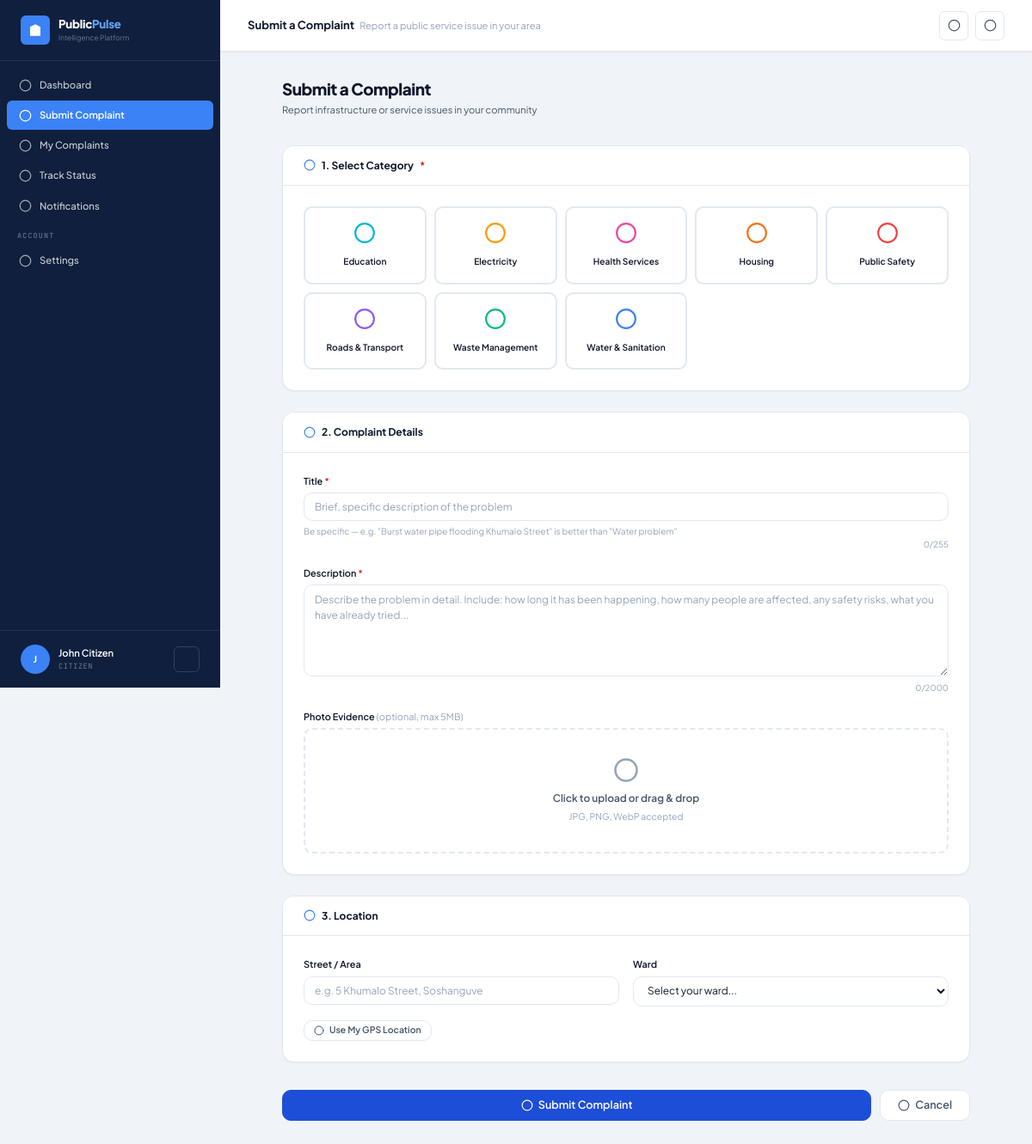
/citizen/submit.php (signed in), run on the app's committed database.
### tables this page shows
CREATE TABLE `users` (
  `id` int(10) UNSIGNED NOT NULL,
  `name` varchar(120) NOT NULL,
  `email` varchar(180) NOT NULL,
  `password` varchar(255) NOT NULL,
  `role` enum('citizen','admin','analyst') NOT NULL DEFAULT 'citizen',
  `phone` varchar(20) DEFAULT NULL,
  `ward` varchar(100) DEFAULT NULL,
  `is_active` tinyint(1) NOT NULL DEFAULT 1,
  `created_at` datetime NOT NULL DEFAULT current_timestamp(),
  `updated_at` datetime NOT NULL DEFAULT current_timestamp() ON UPDATE current_timestamp()
);

CREATE TABLE `categories` (
  `id` int(10) UNSIGNED NOT NULL,
  `name` varchar(100) NOT NULL,
  `slug` varchar(100) NOT NULL,
  `icon` varchar(50) DEFAULT 'tag',
  `color` varchar(20) DEFAULT '#3b82f6',
  `description` text DEFAULT NULL,
  `is_active` tinyint(1) NOT NULL DEFAULT 1,
  `created_at` datetime NOT NULL DEFAULT current_timestamp()
);

### citizen/submit.php (the view, shortened to what the rows shown need)
<?php
require_once __DIR__ . '/../includes/config.php';
require_once __DIR__ . '/../includes/functions.php';
require_once __DIR__ . '/../includes/layout.php';
$user = currentUser();
$success = '';
$categories=Database::fetchAll('SELECT id,name,icon,color,description FROM categories WHERE is_active=1 ORDER BY name');
echo renderHead('Submit Complaint');
echo '<div class="app-shell">';
echo renderSidebar('citizen_submit',$user);
echo '<div class="main-content">';
?>
<div class="page-content">
  <div style="max-width:800px;margin:0 auto">
    <?php if ($success): ?>
      <div style="text-align:center;padding:var(--space-2xl) var(--space-lg)">
        <div style="width:72px;height:72px;background:var(--success-bg);border-radius:50%;display:flex;align-items:center;justify-content:center;margin:0 auto var(--space-lg);color:var(--success)">
          <?= icon('check-circle','',36) ?>
        </div>
        <h2 style="font-size:1.4rem;font-weight:800;margin-bottom:8px">Complaint Submitted!</h2>
        <p style="color:var(--text-secondary);margin-bottom:var(--space-lg)">Your complaint has been received and will be reviewed shortly.</p>
        <div style="background:var(--bg-elevated);border:1px solid var(--border);border-radius:var(--radius-lg);padding:var(--space-lg);display:inline-block;margin-bottom:var(--space-xl)">
          <div style="font-family:var(--font-mono);font-size:.68rem;text-transform:uppercase;letter-spacing:.1em;color:var(--text-muted);margin-bottom:6px">Your Reference Number</div>
          <div style="font-size:1.8rem;font-weight:800;font-family:var(--font-mono);color:var(--primary);letter-spacing:.05em"><?= htmlspecialchars($success) ?></div>
          <div style="font-size:.76rem;color:var(--text-muted);margin-top:4px">Save this number to track your complaint</div>
        </div>
        <div style="display:flex;gap:10px;justify-content:center;flex-wrap:wrap">
          <a href="<?= APP_URL ?>/citizen/complaints.php" class="btn btn-primary"><?= icon('list') ?> View My Complaints</a>
          <a href="<?= APP_URL ?>/citizen/submit.php" class="btn btn-secondary"><?= icon('plus') ?> Submit Another</a>
        </div>
      </div>
    <?php else: ?>
      <form method="POST" enctype="multipart/form-data" id="complaintForm">
        <div class="card" style="margin-bottom:var(--space-lg)">
          <div class="card-body">
            <div class="cat-grid">
              <?php foreach ($categories as $cat): ?>
                <label class="cat-option">
                  <div class="cat-card">
                    <div style="color:<?= htmlspecialchars($cat['color']) ?>"><?= icon($cat['icon']??'tag','',26) ?></div>
                    <div class="cat-card-name"><?= htmlspecialchars($cat['name']) ?></div>
                  </div>
                </label>
              <?php endforeach; ?>
            </div>
          </div>
        </div>
      </form>
    <?php endif; ?>
  </div>
</div>
<?= renderFoot() ?>

### includes/layout.php (shortened to what the rows shown need)
<?php
require_once __DIR__ . '/icons.php';
function renderHead(string $title, array $extraCss = []): string
{
    $base   = APP_URL;
    $csrf   = csrfToken();
    $role   = $_SESSION['user_role'] ?? 'citizen';
    $extras = implode("\n", array_map(fn($h) => "<link rel=\"stylesheet\" href=\"{$h}\">", $extraCss));
    return <<<HTML
<!DOCTYPE html>
<html lang="en">
<head>
<meta charset="UTF-8">
<meta name="viewport" content="width=device-width,initial-scale=1">
<meta name="csrf-token" content="{$csrf}">
<title>{$title} — PublicPulse AI</title>
<link rel="preconnect" href="https://fonts.googleapis.com">
<link rel="preconnect" href="https://fonts.gstatic.com" crossorigin>
<link href="https://fonts.googleapis.com/css2?family=Plus+Jakarta+Sans:wght@300;400;500;600;700;800&family=JetBrains+Mono:wght@400;500;600&display=swap" rel="stylesheet">
<link rel="stylesheet" href="{$base}/assets/css/app.css">
{$extras}
<script src="https://cdn.jsdelivr.net/npm/chart.js@4.4.0/dist/chart.umd.min.js"></script>
<script>
  const PP_URL = '{$base}';
  const PP_ROLE = '{$role}';
</script>
</head>
<body>
HTML;
}
function renderSidebar(string $active = '', ?array $user = null): string
{
    $base  = APP_URL;
    $role  = $user['role'] ?? 'citizen';
    $name  = htmlspecialchars($user['name'] ?? 'User');
    $init  = strtoupper(mb_substr($user['name'] ?? 'U', 0, 1));
    $roles = ['admin' => 'Administrator', 'analyst' => 'Data Analyst', 'citizen' => 'Citizen'];
    $rl    = $roles[$role] ?? 'User';
    $openCount = _getSidebarOpenCount();
    $logoSvg = '<svg width="18" height="18" viewBox="0 0 24 24" fill="white" stroke="none"><path d="M3 21h18M4 21V7l8-4 8 4v14M9 21V12h6v9M9 9h1m4 0h1M9 15h1m4 0h1"/></svg>';
    $nav = '';
    if ($role === 'citizen') {
        $nav .= _navItem($base.'/citizen/dashboard.php',    'dashboard',   'Dashboard',         'citizen_dashboard',  $active);
        $nav .= _navItem($base.'/citizen/submit.php',       'plus-circle', 'Submit Complaint',  'citizen_submit',     $active);
        $nav .= _navItem($base.'/citizen/complaints.php',   'list',        'My Complaints',     'citizen_complaints', $active);
        $nav .= _navItem($base.'/citizen/track.php',        'search',      'Track Status',      'citizen_track',      $active);
        $nav .= _navItem($base.'/citizen/notifications.php','bell',        'Notifications',     'citizen_notif',      $active);
    }
    $nav .= _navSection('Account');
    $nav .= _navItem($base.'/settings.php', 'settings', 'Settings', 'settings', $active);
    return <<<HTML
<aside class="sidebar" id="appSidebar">
  <div class="sidebar-logo">
    <div class="sidebar-logo-icon">{$logoSvg}</div>
    <div>
      <div class="sidebar-logo-text">Public<span>Pulse</span></div>
      <div class="sidebar-logo-sub">Intelligence Platform</div>
    </div>
  </div>
  <nav class="sidebar-nav">{$nav}</nav>
  <div class="sidebar-footer">
    <div class="sidebar-user">
      <div class="avatar">{$init}</div>
      <div class="user-meta" style="flex:1;min-width:0">
        <div class="user-name">{$name}</div>
        <div class="user-role">{$rl}</div>
      </div>
      <a href="{$base}/auth/logout.php" title="Sign out"
         style="width:30px;height:30px;border:1px solid rgba(255,255,255,.15);background:transparent;color:rgba(255,255,255,.6);border-radius:6px;display:flex;align-items:center;justify-content:center;flex-shrink:0;transition:all .2s;text-decoration:none"
         onmouseover="this.style.background='rgba(255,255,255,.1)'" onmouseout="this.style.background='transparent'">
        <?= icon('logout','',14) ?>
      </a>
    </div>
  </div>
</aside>
HTML;
}
function _navSection(string $label): string
{
    return "<div class=\"nav-section-label\">{$label}</div>";
}
function _navItem(string $href, string $iconName, string $label, string $key, string $active, int $badge = 0): string
{
    $isActive  = $active === $key ? 'active' : '';
    $badgeHtml = $badge > 0 ? "<span class=\"nav-badge\">{$badge}</span>" : '';
    $ic = icon($iconName);
    return "<a href=\"{$href}\" class=\"nav-item {$isActive}\">{$ic} {$label}{$badgeHtml}</a>";
}
function _getSidebarOpenCount(): int
{
    try {
        return (int)Database::fetchScalar("SELECT COUNT(*) FROM complaints WHERE status NOT IN ('resolved','closed')");
    } catch (\Throwable $e) { return 0; }
}
function renderFoot(array $extraJs = []): string
{
    $base    = APP_URL;
    $scripts = implode("\n", array_map(fn($s) => "<script src=\"{$s}\"></script>", $extraJs));
    return <<<HTML
<script src="{$base}/assets/js/app.js"></script>
{$scripts}
</body></html>
HTML;
}

### includes/icons.php (shortened to what the rows shown need)
<?php
function icon(string $name, string $extraStyle = '', int $size = 16): string
{
    $s = "width=\"{$size}\" height=\"{$size}\"";
    $v = 'viewBox="0 0 24 24"';
    $f = 'fill="none" stroke="currentColor" stroke-width="2" stroke-linecap="round" stroke-linejoin="round"';
    $st = $extraStyle ? " style=\"{$extraStyle}\"" : '';
    $p = $paths[$name] ?? '<circle cx="12" cy="12" r="10"/>';
    return "<svg {$s} {$v} {$f}{$st}>{$p}</svg>";
}

### data on the page
users: name "J", role "CITIZEN"
categories: name "Education"
categories: name "Electricity"
categories: name "Health Services"
categories: name "Housing"
categories: name "Public Safety"
categories: name "Roads & Transport"
categories: name "Waste Management"
categories: name "Water & Sanitation"

### other printed values
$label "Dashboard Submit Complaint My Complaints Track Status Notifications Settings"
$label "ACCOUNT"
$name "John Citizen"
$title_esc "Submit a Complaint"
$sub_esc "Report a public service issue in your area"
